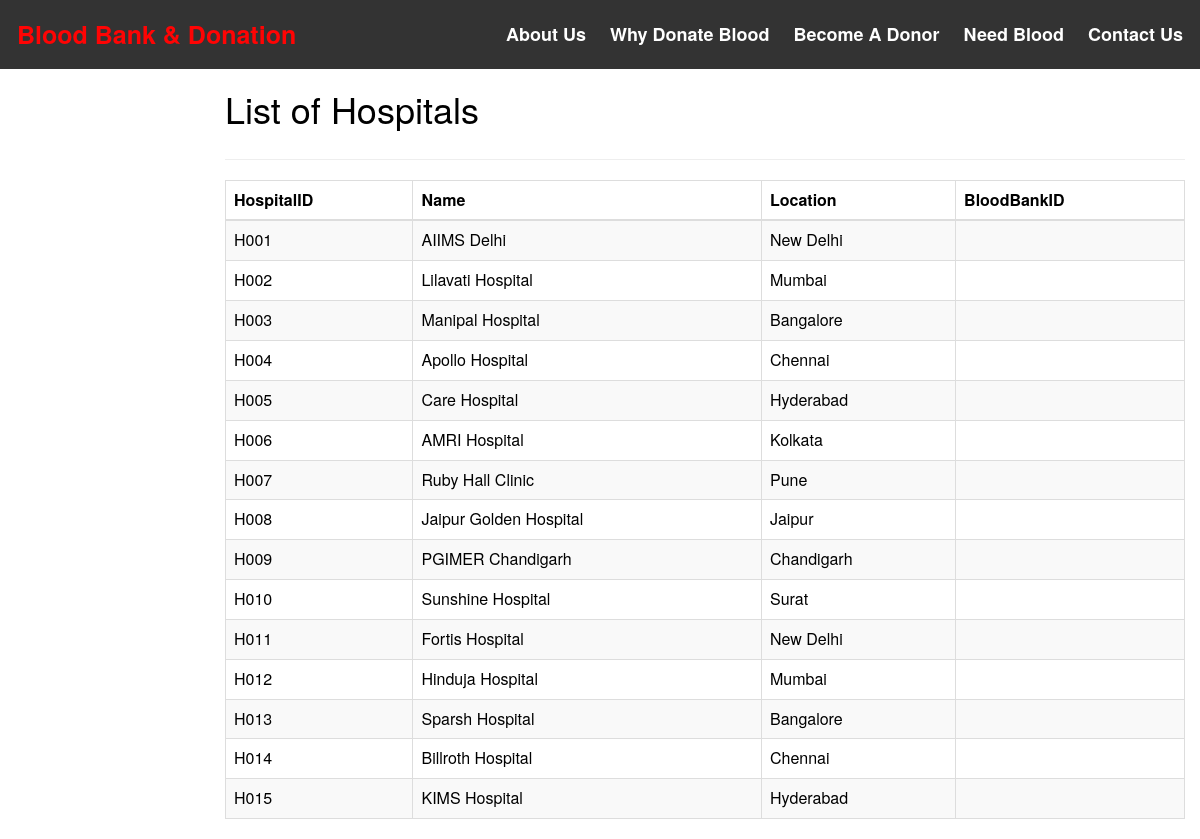
Screenshot of /hospital_list.php with the database file from the repository.
### tables this page shows
CREATE TABLE Hospital (
    HospitalID VARCHAR(10) PRIMARY KEY,
    Name VARCHAR(100) NOT NULL,
    Location VARCHAR(100) NOT NULL,
    BloodBankID VARCHAR(10),
    FOREIGN KEY (BloodBankID) REFERENCES BloodBank(BankID)
);

### hospital_list.php (the view, shortened to what this page needs)
<?php
include('head.php');
?>
<!DOCTYPE html>
<html lang="en">
<head>
  <link rel="stylesheet" href="https://maxcdn.bootstrapcdn.com/bootstrap/3.4.1/css/bootstrap.min.css">
</head>
<body style="color:black">
<div id="content">
  <div class="content-wrapper">
    <div class="container-fluid">
      <div class="row">
        <div class="col-md-12 lg-12 sm-12">
          <h1 class="page-title">List of Hospitals</h1>
        </div>
      </div>
      <hr>
      <div class="table-responsive">
        <table class="table table-bordered table-striped table-hover">
          <thead class="thead-dark">
            <tr>
              <?php
              include 'conn.php';
              $sql_columns = "SHOW COLUMNS FROM Hospital";
              $result_columns = mysqli_query($conn, $sql_columns);
              if (mysqli_num_rows($result_columns) > 0) {
                  while ($column = mysqli_fetch_assoc($result_columns)) {
                      echo '<th scope="col">' . htmlspecialchars(ucwords(str_replace('_', ' ', $column['Field']))) . '</th>';
                  }
              }
              ?>
            </tr>
          </thead>
          <tbody>
            <?php
            $sql = "SELECT * FROM Hospital";
            $result = mysqli_query($conn, $sql);
            if (mysqli_num_rows($result) > 0) {
                while ($row = mysqli_fetch_assoc($result)) {
                    echo '<tr>';
                    foreach ($row as $value) {
                        echo '<td>' . htmlspecialchars($value) . '</td>';
                    }
                    echo '</tr>';
                }
            } else {
                echo '<tr><td colspan="' . mysqli_num_fields($result_columns) . '" class="text-center">No hospitals found.</td></tr>';
            }
            ?>
          </tbody>
        </table>
      </div>
    </div>
  </div>
</div>
</body>
</html>

### hospital_list.php (style rules this page uses)
#content { position: relative; margin-left: 210px; }

### rows the page displays
hospital: HospitalID "H001", Name "AIIMS Delhi", Location "New Delhi"
hospital: HospitalID "H002", Name "Lilavati Hospital", Location "Mumbai"
hospital: HospitalID "H003", Name "Manipal Hospital", Location "Bangalore"
hospital: HospitalID "H004", Name "Apollo Hospital", Location "Chennai"
hospital: HospitalID "H005", Name "Care Hospital", Location "Hyderabad"
hospital: HospitalID "H006", Name "AMRI Hospital", Location "Kolkata"
hospital: HospitalID "H007", Name "Ruby Hall Clinic", Location "Pune"
hospital: HospitalID "H008", Name "Jaipur Golden Hospital", Location "Jaipur"
hospital: HospitalID "H009", Name "PGIMER Chandigarh", Location "Chandigarh"
hospital: HospitalID "H010", Name "Sunshine Hospital", Location "Surat"
hospital: HospitalID "H011", Name "Fortis Hospital", Location "New Delhi"
hospital: HospitalID "H012", Name "Hinduja Hospital", Location "Mumbai"
hospital: HospitalID "H013", Name "Sparsh Hospital", Location "Bangalore"
hospital: HospitalID "H014", Name "Billroth Hospital", Location "Chennai"
hospital: HospitalID "H015", Name "KIMS Hospital", Location "Hyderabad"

### other values shown
str_replace('_', ' ', $column['Field']) "HospitalID"
str_replace('_', ' ', $column['Field']) "Name"
str_replace('_', ' ', $column['Field']) "Location"
str_replace('_', ' ', $column['Field']) "BloodBankID"
